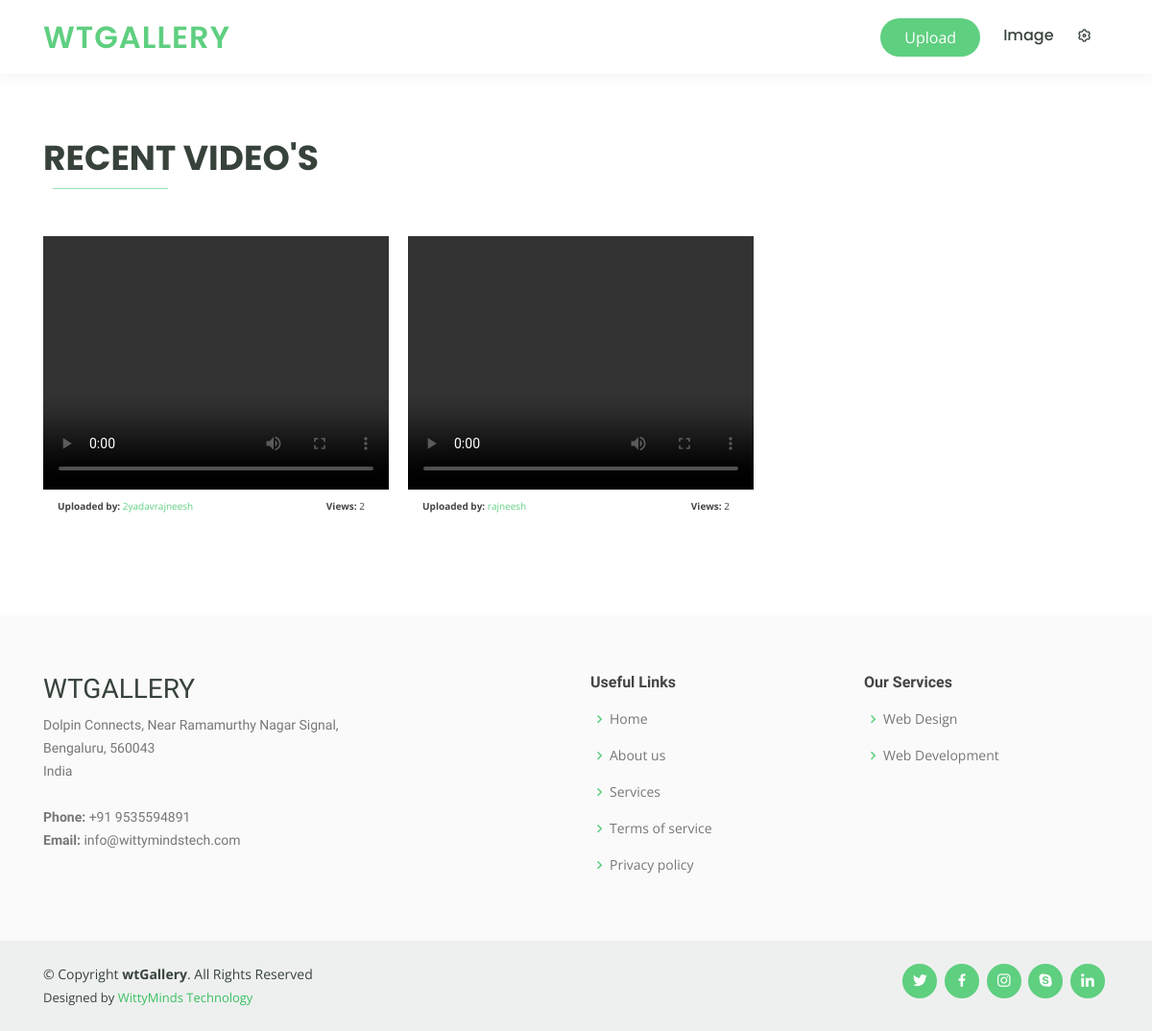
The app's page /video/, older data.
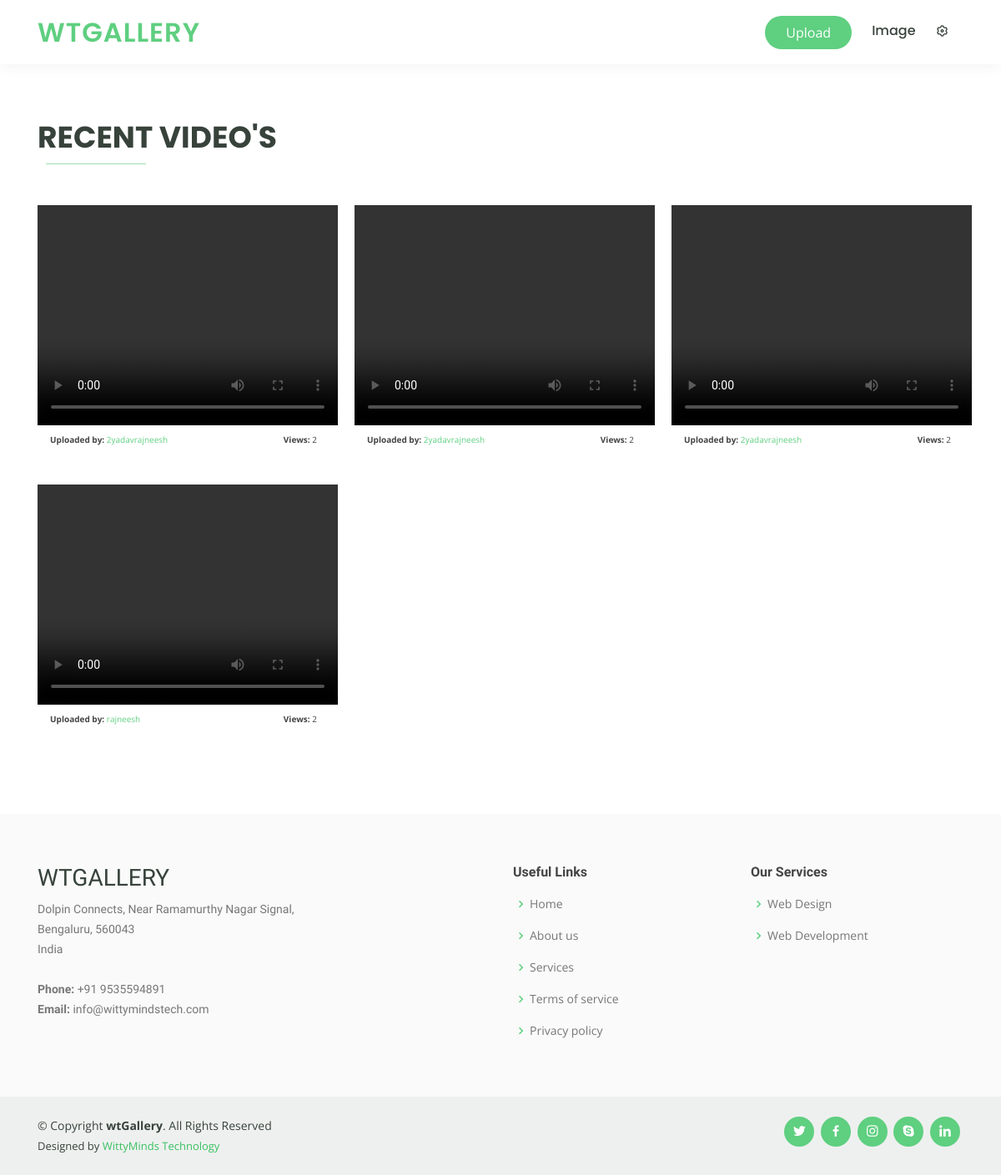
The same page, newer data.
### wtpixel/models.py (models this page shows, shortened)
class Video(models.Model):
    user = models.ForeignKey(User, on_delete=models.CASCADE, null=True)
    title = models.CharField(max_length=255, blank=False)
    file = models.FileField(upload_to='videos', blank=False)
    uploaded_at = models.DateTimeField(auto_now_add=True)

### wtpixel/views.py (the view)
# urls.py: path('video/', views.video, name='video'),
def video(request):
    portfolio = Video.objects.all()
    context = {"portfolio": portfolio}
    return render(request, "video.html", context)

### templates/video.html (shortened to what this page needs)
{% extends 'layout.html' %}
{% load static %}
{% block body %}
  <main id="main" style="margin-top:78px;">
    <section id="portfolio" class="portfolio">
      <div class="container">
        <div class="section-title">
          <p>Recent Video's</p>
          <h2></h2>
        </div>
        <div class="row portfolio-container">
          {% for portfolio in portfolio %}
          <div class="col-lg-4 col-md-6 portfolio-item">
              <video id="my-video" class="video-js vjs-theme-forest" controls preload="auto" width="360" height="264" data-setup="{}">
                <source src="{{ portfolio.file.url }}" type="video/mp4">
              </video>
              <div class="mx-auto my-1 col-lg-12 d-block" style="font-size: 10px;">
                <p class="float-left">
                  <span class="font-weight-bold">Uploaded by:</span> <a href="{% url 'profile' username=portfolio.user.username %}">{{portfolio.user}}</a>
                </p>
                <p class="float-right">
                  <span class="font-weight-bold">Views:</span> 2
                </p>
              </div>
          </div>
          {% endfor %}
        </div>
      </div>
    </section>
  </main>
{% endblock body %}

### templates/layout.html (shortened to what this page needs)
<!DOCTYPE html>
<html lang="en">
{% load static %}
<head>
  <link href="{% static 'assets/vendor/bootstrap/css/bootstrap.min.css' %}" rel="stylesheet">
  <link href="{% static 'assets/vendor/icofont/icofont.min.css' %}" rel="stylesheet">
  <link href="{% static 'assets/vendor/boxicons/css/boxicons.min.css' %}" rel="stylesheet">
  <link href="{% static 'assets/vendor/animate.css/animate.min.css' %}" rel="stylesheet">
  <link href="{% static 'assets/vendor/remixicon/remixicon.css' %}" rel="stylesheet">
  <link href="{% static 'assets/vendor/venobox/venobox.css' %}" rel="stylesheet">
  <link href="{% static 'assets/vendor/aos/aos.css' %}" rel="stylesheet">
  <link href="{% static 'assets/vendor/owl.carousel/assets/owl.carousel.min.css' %}" rel="stylesheet">
  <link href="https://vjs.zencdn.net/7.8.4/video-js.css" rel="stylesheet" />
  <link href="https://unpkg.com/@videojs/themes@1/dist/forest/index.css" rel="stylesheet">
  <link href="{% static 'assets/css/style.css' %}" rel="stylesheet">
</head>
<body>
  <header id="header" class="fixed-top">
    <div class="container d-flex align-items-center">
      <h1 class="logo mr-auto"><a href="{% url 'index' %}">wt<span style="">Gallery</span></a></h1>
      <a href="{% url 'upload' %}" class="get-started-btn" {% if request.path != '/' and request.path != '/video/' and request.path != '/image/' %} style="display: none;" {% endif %}>Upload</a>
      <nav class="nav-menu d-none d-lg-block">
        <ul>
          <li {% if request.path != '/video/' %} style="display: none;" {% endif %}><a href="{% url 'image' %}">Image</a></li>
          <li class="drop-down" {% if request.path != '/' and request.path != '/video/' and request.path != '/image/' or request.user.is_authenticated %} style="display: none;" {% endif %}><a href="#"><i class="ri-settings-3-line"></i></a>
          </li>
        </ul>
      </nav>
    </div>
  </header>
  {% block body %}
  {% endblock %}
  <footer id="footer">
    <div class="footer-top">
      <div class="container">
        <div class="row">
          <div class="col-lg-6 col-md-6 footer-contact">
            <h3>WTGALLERY</h3>
            <p>
              Dolpin Connects, Near Ramamurthy Nagar Signal, <br>
              Bengaluru, 560043<br>
              India <br><br>
              <strong>Phone:</strong> +91 9535594891<br>
              <strong>Email:</strong> info@wittymindstech.com<br>
            </p>
          </div>
          <div class="col-lg-3 col-md-6 footer-links">
            <h4>Useful Links</h4>
            <ul>
              <li><i class="bx bx-chevron-right"></i> <a href="#">Home</a></li>
              <li><i class="bx bx-chevron-right"></i> <a href="#">About us</a></li>
              <li><i class="bx bx-chevron-right"></i> <a href="#">Services</a></li>
              <li><i class="bx bx-chevron-right"></i> <a href="#">Terms of service</a></li>
              <li><i class="bx bx-chevron-right"></i> <a href="#">Privacy policy</a></li>
            </ul>
          </div>
          <div class="col-lg-3 col-md-6 footer-links">
            <h4>Our Services</h4>
            <ul>
              <li><i class="bx bx-chevron-right"></i> <a href="#">Web Design</a></li>
              <li><i class="bx bx-chevron-right"></i> <a href="#">Web Development</a></li>
            </ul>
          </div>
        </div>
      </div>
    </div>
    <div class="container d-md-flex py-4">
      <div class="mr-md-auto text-center text-md-left">
        <div class="copyright">
          &copy; Copyright <strong><span>wtGallery</span></strong>. All Rights Reserved
        </div>
        <div class="credits">
          Designed by <a href="">WittyMinds Technology</a>
        </div>
      </div>
      <div class="social-links text-center text-md-right pt-3 pt-md-0">
        <a href="#" class="twitter"><i class="bx bxl-twitter"></i></a>
        <a href="#" class="facebook"><i class="bx bxl-facebook"></i></a>
        <a href="#" class="instagram"><i class="bx bxl-instagram"></i></a>
        <a href="#" class="google-plus"><i class="bx bxl-skype"></i></a>
        <a href="#" class="linkedin"><i class="bx bxl-linkedin"></i></a>
      </div>
    </div>
  </footer>
</body>
</html>

### static/assets/css/style.css (style rules this page uses)
body { font-family: "Open Sans", sans-serif; color: #444444; }
a { color: #5fcf80; }
h1, h2, h3, h4, h5, h6 { font-family: "Raleway", sans-serif; }
#header { background: #fff; transition: all 0.5s; z-index: 997; padding: 15px 0; box-shadow: 0px 0 18px rgba(55, 66, 59, 0.08); }
#header .logo { font-size: 32px; margin: 0; padding: 0; line-height: 1; font-weight: 600; letter-spacing: 1px; text-transform: uppercase; font-family: "Poppins", sans-serif; }
#header .logo a { color: #5fcf80; }
.nav-menu ul { margin: 0; padding: 0; list-style: none; }
.nav-menu > ul { display: flex; }
.nav-menu > ul > li { position: relative; white-space: nowrap; padding: 10px 0 10px 24px; }
.nav-menu a { display: block; position: relative; color: #37423b; transition: 0.3s; font-size: 16px; font-family: "Poppins", sans-serif; font-weight: 500; }
.nav-menu .drop-down > a:after { content: "\ea99"; font-family: IcoFont; padding-left: 5px; }
.get-started-btn { margin-left: 22px; background: #5fcf80; color: #fff; border-radius: 50px; padding: 8px 25px; white-space: nowrap; transition: 0.3s; font-size: 16px; display: inline-block; }
section { padding: 60px 0; overflow: hidden; }
.section-title { padding-bottom: 40px; }
.section-title h2 { font-size: 14px; font-weight: 500; padding: 0; line-height: 1px; margin: 0 0 5px 0; letter-spacing: 2px; text-transform: uppercase; color: #aaaaaa; font-family: "Poppins", sans-serif; }
.section-title h2::after { content: ""; width: 120px; height: 1px; display: inline-block; background: #9ae1af; margin: 4px 10px; }
.section-title p { margin: 0; margin: 0; font-size: 36px; font-weight: 700; text-transform: uppercase; font-family: "Poppins", sans-serif; color: #37423b; }
.portfolio .portfolio-item { margin-bottom: 30px; }
#footer { color: #37423b; font-size: 14px; background: #eef0ef; }
#footer .footer-top { padding: 60px 0 30px 0; background: #f9faf9; }
#footer .footer-top .footer-contact { margin-bottom: 30px; }
#footer .footer-top .footer-contact p { font-size: 14px; line-height: 24px; margin-bottom: 0; font-family: "Raleway", sans-serif; color: #777777; }
#footer .footer-top h4 { font-size: 16px; font-weight: bold; color: #444444; position: relative; padding-bottom: 12px; }
#footer .footer-top .footer-links { margin-bottom: 30px; }
#footer .footer-top .footer-links ul { list-style: none; padding: 0; margin: 0; }
#footer .footer-top .footer-links ul i { padding-right: 2px; color: #5fcf80; font-size: 18px; line-height: 1; }
#footer .footer-top .footer-links ul li { padding: 10px 0; display: flex; align-items: center; }
#footer .footer-top .footer-links ul li:first-child { padding-top: 0; }
#footer .footer-top .footer-links ul a { color: #777777; transition: 0.3s; display: inline-block; line-height: 1; }
#footer .credits { padding-top: 5px; font-size: 13px; }
#footer .credits a { color: #3ac162; transition: 0.3s; }
#footer .social-links a { font-size: 18px; display: inline-block; background: #5fcf80; color: #fff; line-height: 1; padding: 8px 0; margin-right: 4px; border-radius: 50%; text-align: center; width: 36px; height: 36px; transition: 0.3s; }

Row changes from the older to the newer data that the page shows:
added Video: user "2yadavrajneesh"
added Video: user "2yadavrajneesh"
